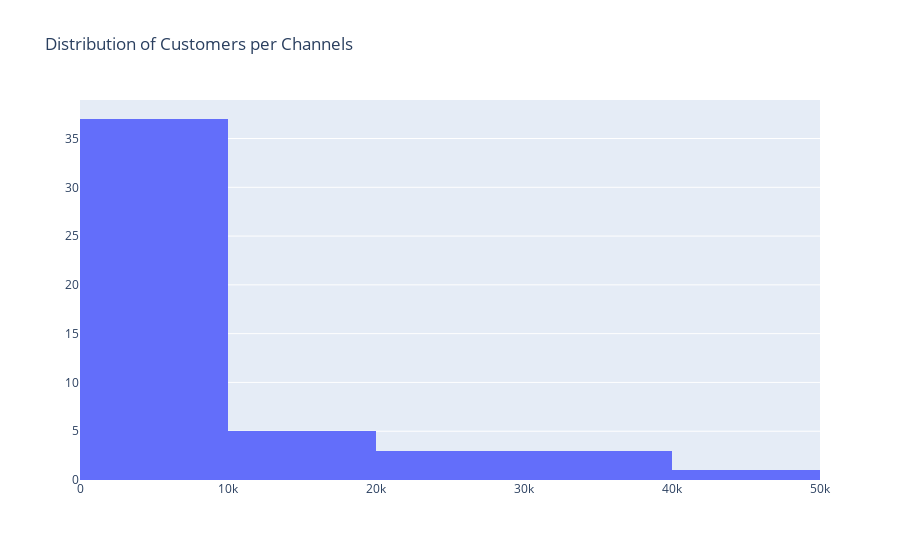

Notebook cell for this chart:
### Code cell
fig = go.Figure(data=[go.Histogram(x=ce['NCCC'],
                                  xbins=dict(size=10000.0),)])

fig.update_layout(title_text='Distribution of Customers per Channels')
    
    
fig.show()

### Figure 1 — Plotly figure (JSON) as saved in the notebook; plotly's stock layout.template omitted (floating-point values rounded to 4 significant figures)
{"data": [{"type": "histogram", "x": [7919, 11107, 5929.0, 4525.0, 8074.0, 2180.0, 35628, 29030, 3405, 2609.0, 3099.0, 1666.0, 6069.0, 21145, 3375.0, 9463.0, 9735, 4366.0, 3603.0, 4579.0, 11575, 5416, 6579, 5933.0, 1773.0, 284, 4408, 30529, 6840.0, 12380.0, 2440.0, 6719.0, 2123.0, 1272.0, 2585.0, 33517, 4764.0, 2824.0, 9239, 15150.0, 5779.0, 9700.0, 13669, 3945.0, 3235.0, 40718, 27117, 5935, 2373.0], "xbins": {"size": 10000}}], "layout": {"title": {"text": "Distribution of Customers per Channels"}}}
